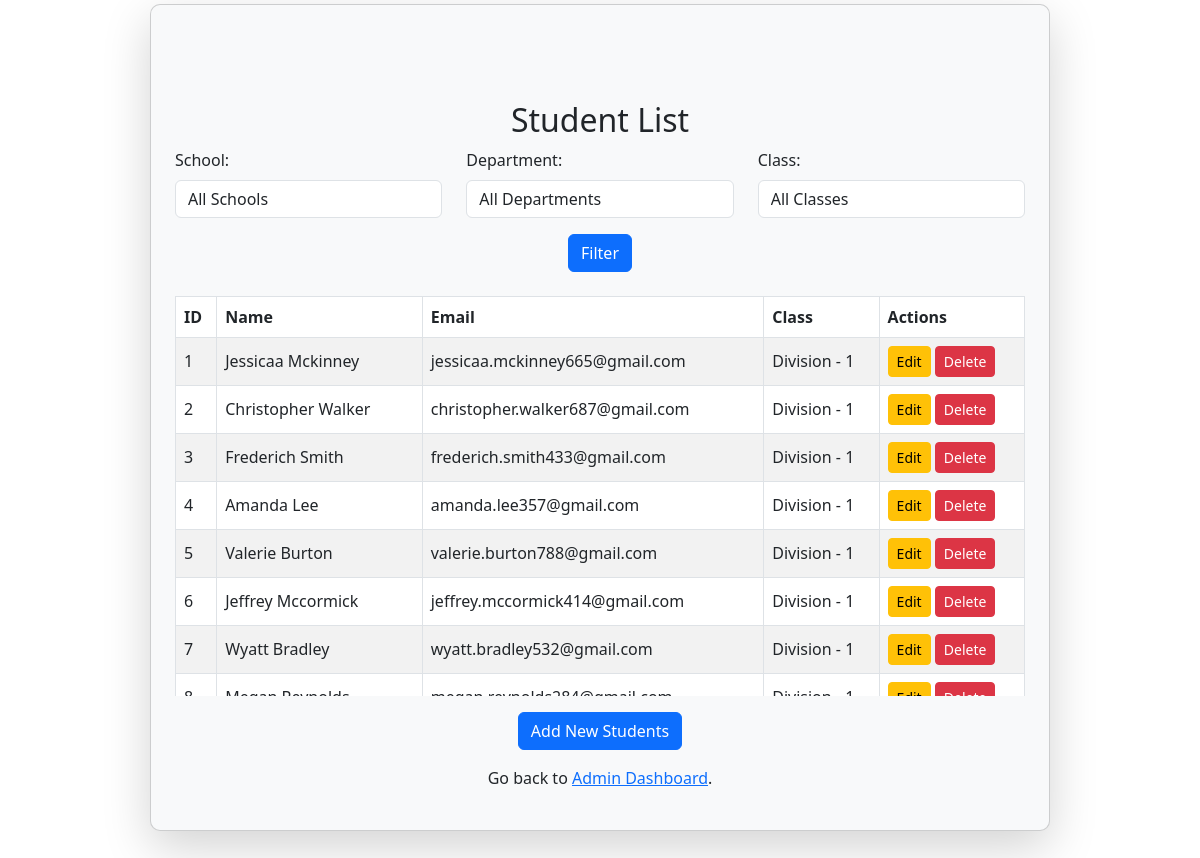
The app's page /manage_students (signed in, lower part), older data.
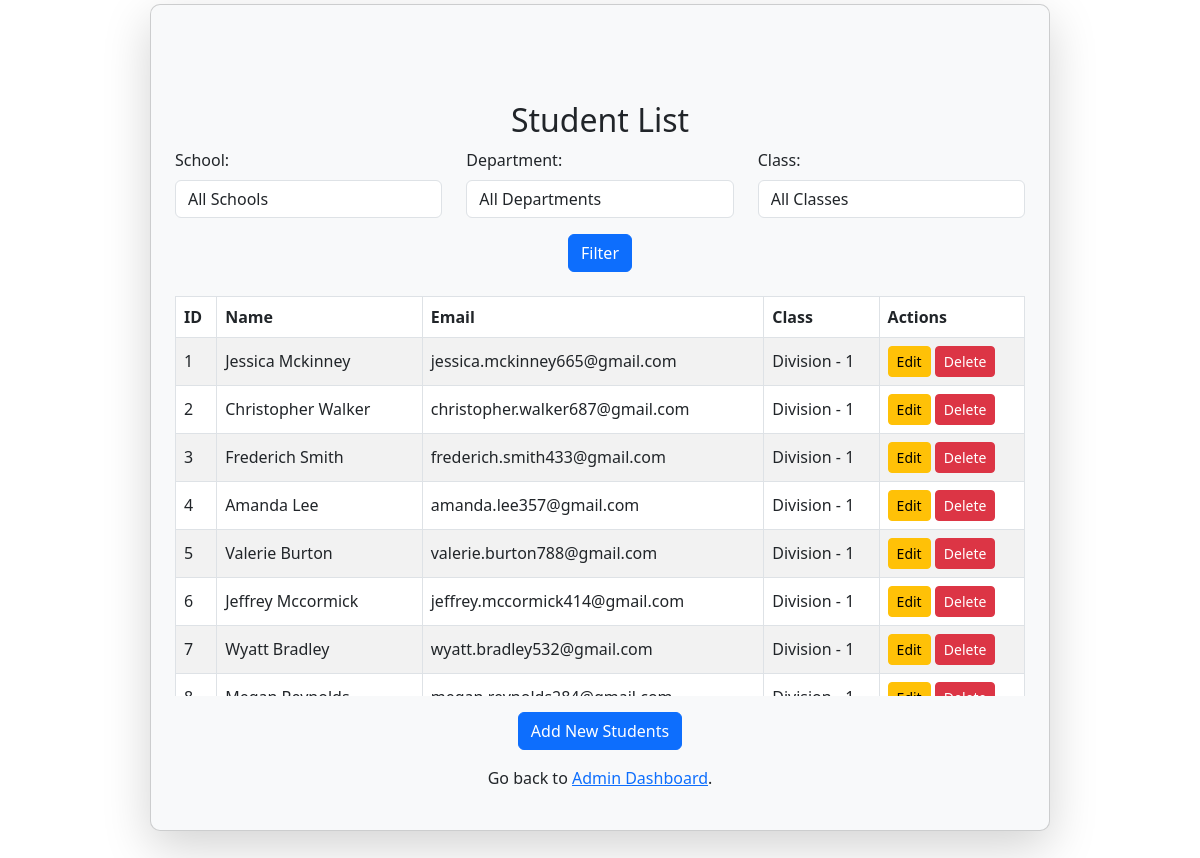
The same page, newer data.
### tables this page shows
CREATE TABLE Student (
                    id INTEGER PRIMARY KEY AUTOINCREMENT,
                    name TEXT NOT NULL,
                    email TEXT UNIQUE NOT NULL,
                    password TEXT NOT NULL,
                    roll_number TEXT UNIQUE NOT NULL,
                    class_id INTEGER,
                    user_id INTEGER,
                    FOREIGN KEY (class_id) REFERENCES Class(id)
                    FOREIGN KEY (user_id) REFERENCES users(id)
                   );

CREATE TABLE Class (
                    id INTEGER PRIMARY KEY AUTOINCREMENT,
                    name TEXT NOT NULL,
                    department_id INTEGER,
                    FOREIGN KEY (department_id) REFERENCES Department(id)
                   );

### app.py (the view)
@app.route('/manage_students')
@teacher_or_admin_required
def manage_students():
    conn = sqlite3.connect(DB_PATH)
    cursor = conn.cursor()
    cursor.execute("SELECT * FROM School")
    schools = cursor.fetchall()
    cursor.execute("SELECT * FROM Department")
    departments = cursor.fetchall()
    cursor.execute("SELECT  * FROM Class")
    classes = cursor.fetchall()
    query = "SELECT Student.id, Student.name, Student.email, Class.name,Student.user_id FROM Student JOIN Class ON Student.class_id = Class.id JOIN Department ON Class.department_id = Department.id"
    filters = []
    params = []
    school_id = request.args.get('school_id')
    if school_id:
        filters.append("Department.school_id = ?")
        params.append(school_id)
    department_id = request.args.get('department_id')
    if department_id:
        filters.append("Class.department_id = ?")
        params.append(department_id)
    class_id = request.args.get('class_id')
    if class_id:
        filters.append("Student.class_id = ?")
        params.append(class_id)
    if filters:
        query += " WHERE " + " AND ".join(filters)
    cursor.execute(query, params)
    students = cursor.fetchall()
    conn.close()
    return render_template('manage_students.html', students=students, schools=schools, departments=departments, classes=classes)

### app.py (called while the page is built)
@login_manager.user_loader
def load_user(user_id):
    conn = sqlite3.connect(DB_PATH)
    cursor = conn.cursor()
    cursor.execute("SELECT id, email, role FROM users WHERE id = ?", (user_id,))
    user = cursor.fetchone()
    conn.close()
    if user:
        return User(id=user[0], email=user[1], role=user[2])
    return None

def teacher_or_admin_required(f):
    @wraps(f)
    def decorated_function(*args, **kwargs):
        if 'user_id' not in session or session.get('role') not in ['teacher', 'admin']:
            return "Access Denied: Teachers or Admins Only", 403
        return f(*args, **kwargs)
    return decorated_function

### templates/manage_students.html (shortened to what this page needs)
<!DOCTYPE html>
<html lang="en">
<head>
    <link rel="stylesheet" href="https://cdn.jsdelivr.net/npm/bootstrap@5.3.0/dist/css/bootstrap.min.css">
</head>
<body class="d-flex justify-content-center align-items-center vh-100">
    <div class="container">
        <div class="card p-4 shadow-lg">
            <br>
            <br><br>
            <h2 class="text-center">Student List</h2>
            <form method="GET" action="{{ url_for('manage_students') }}" class="mb-4">
                <div class="row">
                    <div class="col-md-4">
                        <label for="school_id" class="form-label">School:</label>
                        <select id="school_id" name="school_id" class="form-control">
                            <option value="">All Schools</option>
                        </select>
                    </div>
                    <div class="col-md-4">
                        <label for="department_id" class="form-label">Department:</label>
                        <select id="department_id" name="department_id" class="form-control">
                            <option value="">All Departments</option>
                        </select>
                    </div>
                    <div class="col-md-4">
                        <label for="class_id" class="form-label">Class:</label>
                        <select id="class_id" name="class_id" class="form-control">
                            <option value="">All Classes</option>
                        </select>
                    </div>
                </div>
                <div class="text-center mt-3">
                    <button type="submit" class="btn btn-primary">Filter</button>
                </div>
            </form>
            <div class="table-container">
                <table class="table table-bordered table-striped">
                    <thead>
                        <tr>
                            <th>ID</th>
                            <th>Name</th>
                            <th>Email</th>
                            <th>Class</th>
                            <th>Actions</th>
                        </tr>
                    </thead>
                    <tbody>
                        {% for student in students %}
                        <tr>
                            <td>{{ student[0] }}</td>
                            <td>{{ student[1] }}</td>
                            <td>{{ student[2] }}</td>
                            <td>{{ student[3] }}</td>
                            <td>
                                <a href="{{ url_for('edit_student', student_id=student[4]) }}" class="btn btn-warning btn-sm">Edit</a>
                                <a href="{{ url_for('delete_student', student_id=student[4]) }}" class="btn btn-danger btn-sm" onclick="return confirm('Are you sure?')">Delete</a>
                            </td>
                        </tr>
                        {% endfor %}
                    </tbody>
                </table>
            </div>
            <div class="text-center mt-3">
                <a href="{{ url_for('upload_students') }}" class="btn btn-primary">Add New Students</a>
            </div>
            <p class="text-center mt-3">Go back to <a href="{{ url_for('admin_dashboard') }}">Admin Dashboard</a>.</p>
        </div>
    </div>
</body>
</html>

Row changes from the older to the newer data that the page shows:
changed Student id 1: name "Jessicaa Mckinney" → "Jessica Mckinney"; email "jessicaa.mckinney665@gmail.com" → "jessica.mckinney665@gmail.com"
